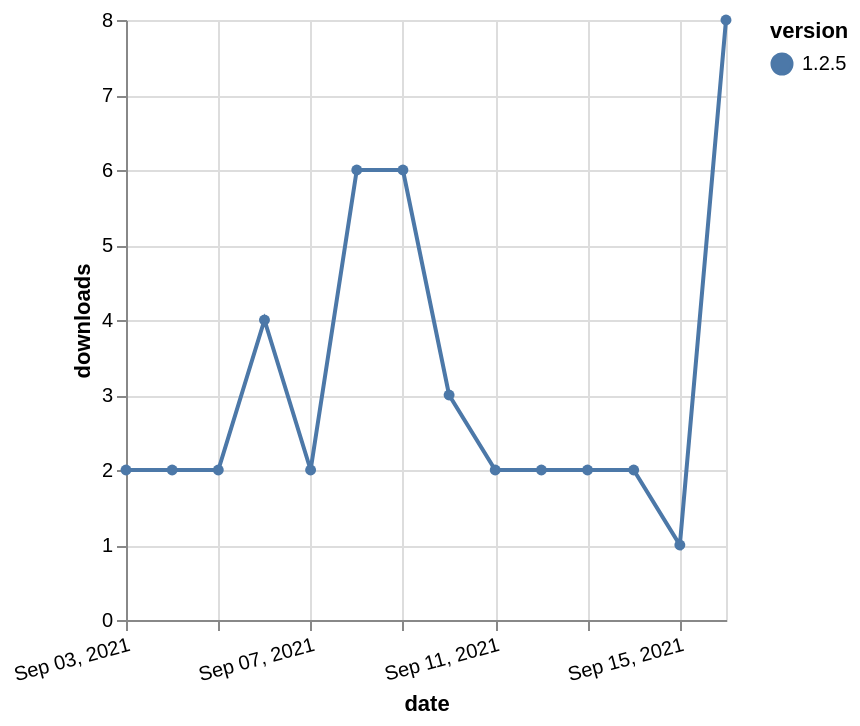

Vega-Lite specification for this chart:
### Vega-Lite specification from a JSON file in a GitHub repository (floating-point values rounded to 4 significant figures)
{"$schema": "https://vega.github.io/schema/vega-lite/v5.json", "description": "A simple bar chart with embedded data.", "data": {"values": [{"date": "2021-09-03", "total": 3878, "delta": 2, "version": "1.2.5"}, {"date": "2021-09-04", "total": 3880, "delta": 2, "version": "1.2.5"}, {"date": "2021-09-05", "total": 3882, "delta": 2, "version": "1.2.5"}, {"date": "2021-09-06", "total": 3886, "delta": 4, "version": "1.2.5"}, {"date": "2021-09-07", "total": 3888, "delta": 2, "version": "1.2.5"}, {"date": "2021-09-08", "total": 3894, "delta": 6, "version": "1.2.5"}, {"date": "2021-09-09", "total": 3900, "delta": 6, "version": "1.2.5"}, {"date": "2021-09-10", "total": 3903, "delta": 3, "version": "1.2.5"}, {"date": "2021-09-11", "total": 3905, "delta": 2, "version": "1.2.5"}, {"date": "2021-09-12", "total": 3907, "delta": 2, "version": "1.2.5"}, {"date": "2021-09-13", "total": 3909, "delta": 2, "version": "1.2.5"}, {"date": "2021-09-14", "total": 3911, "delta": 2, "version": "1.2.5"}, {"date": "2021-09-15", "total": 3912, "delta": 1, "version": "1.2.5"}, {"date": "2021-09-16", "total": 3920, "delta": 8, "version": "1.2.5"}]}, "width": "container", "mark": {"type": "line", "point": {"filled": true}}, "encoding": {"x": {"field": "date", "type": "temporal", "timeUnit": "yearmonthdate", "title": "date", "axis": {"labelAngle": -15}}, "y": {"field": "delta", "type": "quantitative", "title": "downloads"}, "color": {"field": "version", "type": "nominal"}, "tooltip": {"field": "delta"}}}
